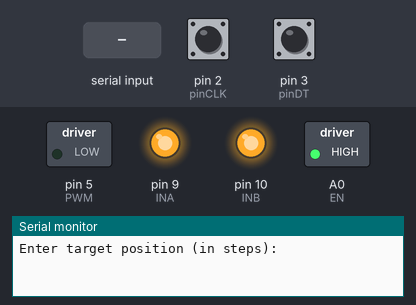
This sketch was run on a simulated Arduino Uno, built with avr-gcc and run on an emulated ATmega328P. On the bench: switched loads named in the sketch (green lamp = pin HIGH), output pins drawn as LEDs (lit = HIGH), the last lines printed to the serial monitor. The test bench sets the inputs (shaded band); at power-on: pin 2 (pinCLK) HIGH, pin 3 (pinDT) HIGH.

Above: at 1.2 s.
1.3 s: pin 2 (pinCLK) pulled LOW for 0.15 s
At 2.0 s:
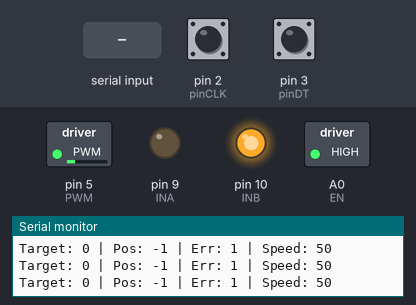
2.9 s: "90,45\n" received over Serial
At 4.0 s:
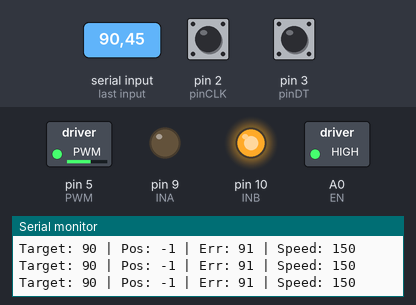
4.4 s: "30,150\n" received over Serial
At 4.9 s:
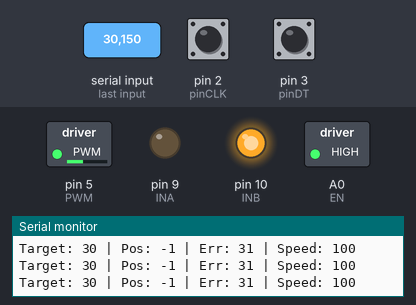
7.4 s: pin 2 (pinCLK) pulled LOW for 1 s
11.4 s: "1\n" received over Serial
14.4 s: "5\n" received over Serial
At 15.7 s:
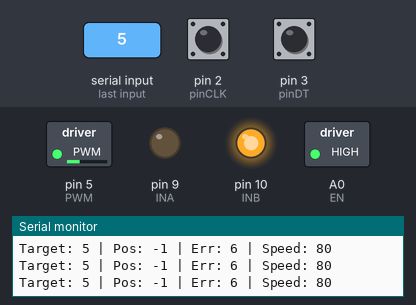
Timing chart, 0 to 17.4 s (numbered marks = the images above; inputs shaded):
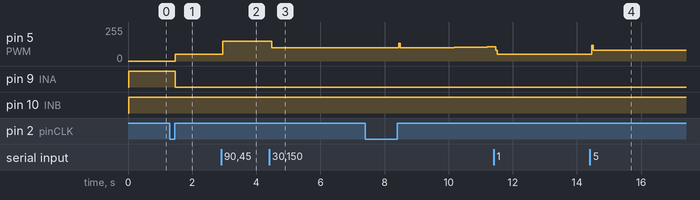

Measured:
- after the input at 1.3 s, pin 5 (PWM): 0/255 → 50/255 after 0.17 s; pin 9 (INA): HIGH → LOW after 0.17 s
- after the input at 2.9 s, pin 5 (PWM): 50/255 → 150/255 after 0.06 s
- after the input at 4.4 s, pin 5 (PWM): 150/255 → 100/255 after 0.09 s
- after the input at 14.4 s, pin 5 (PWM): 50/255 → 80/255 after 0.07 s

The sketch:

file.ino
```cpp
//  (VNH2SP30 Monster motor driver and  HW-040 rotary encoder )
// === Pin Definitions ===
#define INA 9
#define INB 10
#define PWM 5
#define EN A0
#define pinCLK 2
#define pinDT 3

// === Encoder Variables ===
volatile long encoderPos = 0;
volatile int lastCLK = 0;

// === PID Control Variables ===
long targetPosition = 0;
float Kp = 2.0;
float Ki = 0.2;
float Kd = 1.2;

int maxSpeed = 200;
int minSpeed = 50;

float integral = 0;
long lastError = 0;

// === Timing Variables ===
unsigned long lastControlTime = 0;
const unsigned long controlInterval = 30; // ms

// Optional: Timed Speed Modulation (default:false)
bool useSpeedModulation = false;
unsigned long lastModTime = 0;
int speedPhase = 0;

void setup() {
  Serial.begin(9600);
  Serial.println("Enter target position (in steps):");

  pinMode(INA, OUTPUT);
  pinMode(INB, OUTPUT);
  pinMode(PWM, OUTPUT);
  pinMode(EN, OUTPUT);
  digitalWrite(EN, HIGH);

  pinMode(pinCLK, INPUT_PULLUP);
  pinMode(pinDT, INPUT_PULLUP);
  attachInterrupt(digitalPinToInterrupt(pinCLK), readEncoder, CHANGE);
}

void loop() {
  if (Serial.available() > 0) {
    targetPosition = Serial.parseInt();
    Serial.readStringUntil('\n');
    Serial.print("Target position set to: ");
    Serial.println(targetPosition);
  }

  unsigned long now = millis();
  if (now - lastControlTime >= controlInterval) {
    updateMotor();
    lastControlTime = now;
  }
}

void readEncoder() {
  int clkState = digitalRead(pinCLK);
  int dtState = digitalRead(pinDT);
  if (clkState != lastCLK) {
    encoderPos += (dtState == clkState) ? -1 : 1;
  }
  lastCLK = clkState;
}

void moveMotor(int direction, int speed) {
  speed = constrain(speed, 0, maxSpeed);
  if (direction == 1) {
    digitalWrite(INA, LOW);
    digitalWrite(INB, HIGH);
  } else if (direction == -1) {
    digitalWrite(INA, HIGH);
    digitalWrite(INB, LOW);
  } else {
    digitalWrite(INA, HIGH);
    digitalWrite(INB, HIGH);
    speed = 0;
  }
  analogWrite(PWM, speed);
}

void updateMotor() {
  long currentPos;
  noInterrupts();
  currentPos = encoderPos;
  interrupts();

  long error = targetPosition - currentPos;
  int direction = (error > 0) ? 1 : (error < 0) ? -1 : 0;
  long absError = abs(error);

  // === PID Calculation ===
  integral += error * (controlInterval / 1000.0);  // Convert ms to sec
  float derivative = (error - lastError) / (controlInterval / 1000.0);
  float output = Kp * error + Ki * integral + Kd * derivative;
  lastError = error;

  int speed = abs(output);

  // === Apply Speed Zones ===
  if (absError > 8) {
    speed = constrain(speed, 100, 150);  // Fast
  } else if (absError > 5) {
    speed = constrain(speed, 80, 120);   // Cruise
  } else {
    speed = constrain(speed, minSpeed, 80); // Approach
  }

  // ===  Timed Speed Modulation ===
  if (useSpeedModulation) {
    if (millis() - lastModTime >= 30) {
      speedPhase = !speedPhase;
      lastModTime = millis();
    }
    if (speedPhase == 0) speed -= 20;
    else speed += 20;
    speed = constrain(speed, minSpeed, maxSpeed);
  }

  if (absError <= 0) {
    moveMotor(0, 0);
  } else {
    moveMotor(direction, speed);
  }

  // Debug only when moving
  if (absError > 0) {
    Serial.print("Target: ");
    Serial.print(targetPosition);
    Serial.print(" | Pos: ");
    Serial.print(currentPos);
    Serial.print(" | Err: ");
    Serial.print(error);
    Serial.print(" | Speed: ");
    Serial.println(speed);
  }
}
```
